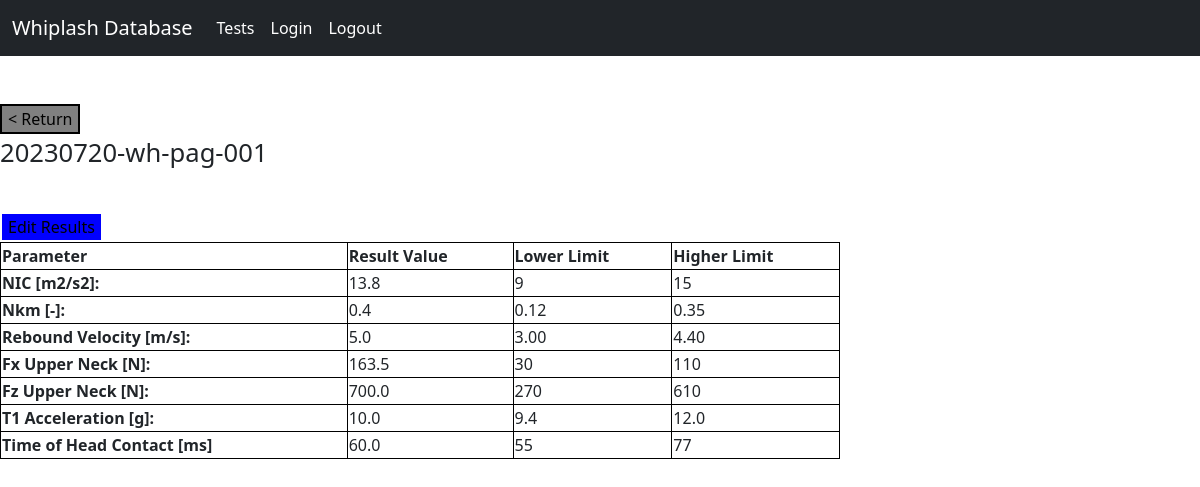
/test/1 (signed in), run on an earlier commit of the app's database.
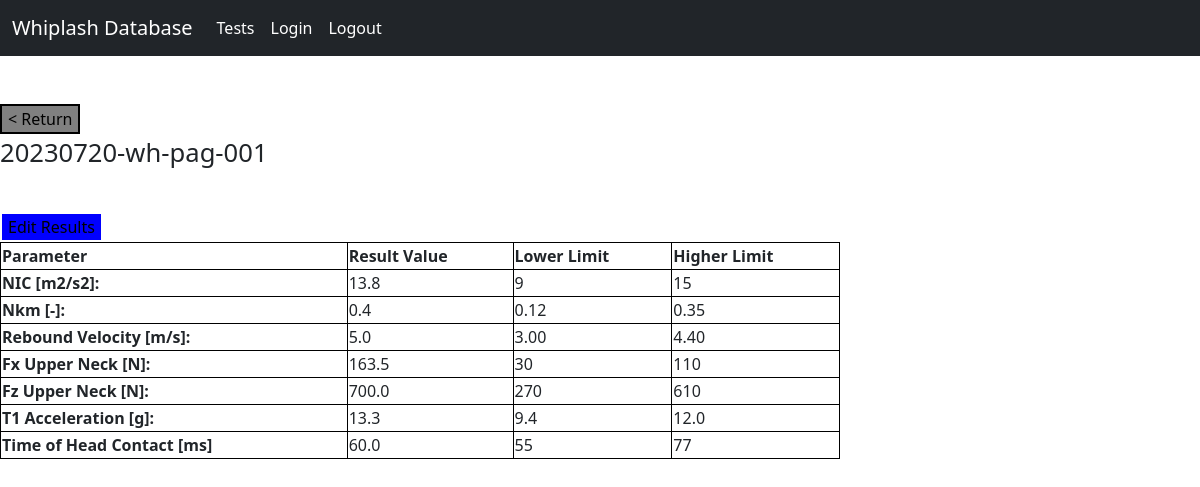
And on a later commit of the database.
### models.py (models this page shows, shortened)
class Test(db.Model):
    id = db.Column(db.Integer, primary_key=True)
    label = db.Column(db.String(128), index=True, unique=True)
    sample_id = db.Column(db.Integer, db.ForeignKey('sample.id'))
    pulse_id = db.Column(db.Integer, db.ForeignKey('pulse.id'))
    result_id = db.Column(db.Integer, db.ForeignKey('result.id'))

class Result(db.Model):
    id = db.Column(db.Integer, primary_key=True)
    NIC = db.Column(db.Float, index=False, unique=False)
    Nkm = db.Column(db.Float, index=False, unique=False)
    rebound_velocity = db.Column(db.Float, index=False, unique=False)
    Fx_upper_neck = db.Column(db.Float, index=False, unique=False)
    Fz_upper_neck = db.Column(db.Float, index=False, unique=False)
    T1_acceleration = db.Column(db.Float, index=False, unique=False)
    time_head_contact = db.Column(db.Float, index=False, unique=False)
    test = db.relationship("Test", backref='result_data', lazy='dynamic')

### routes.py (the view)
@app.route('/test/<int:id>', methods=['GET', 'POST'])
@login_required
def test(id):
    test_data = Test.query.get(id)
    result_data = Result.query.get(id)
    pulse_data = Pulse.query.get(Test.query.get(id).pulse_id)
    return render_template('result.html', template_test=test_data, template_result=result_data,
                           template_pulse=pulse_data)

### routes.py (called while the page is built)
@login_manager.user_loader
def load_user(user_id):
    return User.query.get(int(user_id))

### templates/result.html (shortened to what this page needs)
{% extends "base.html"  %}
{%block content%}
    <br>
    <div>
        <a href="{{url_for('profile')}}"> <button class="button button1"> < Return </button> </a>
        <p style="font-size:160%;"> {{template_test.label}} </p>
    </div>
    <br>
    <div>
    <a href="{{url_for('update', id=template_result.id) }}"> <button class="button button2">Edit Results</button> </a>
    </div>
    {% if template_pulse.severity == 'Low' %}
        <table style="width:70%">
            <tr>
                <th>Parameter</th>
                <th>Result Value</th>
                <th>Lower Limit</th>
                <th>Higher Limit</th>
            </tr>
            <tr>
                <th> NIC [m2/s2]: </th>
                <td> {{template_result.NIC}} </td>
                <td> 9 </td>
                <td> 15 </td>
            </tr>
            <tr>
                <th> Nkm [-]: </th>
                <td> {{template_result.Nkm}} </td>
                <td> 0.12 </td>
                <td> 0.35 </td>
            </tr>
            <tr>
                <th> Rebound Velocity [m/s]: </th>
                <td> {{template_result.rebound_velocity}} </td>
                <td> 3.00 </td>
                <td> 4.40 </td>
            </tr>
            <tr>
                <th> Fx Upper Neck [N]: </th>
                <td> {{template_result.Fx_upper_neck}} </td>
                <td> 30 </td>
                <td> 110 </td>
            </tr>
            <tr>
                <th> Fz Upper Neck [N]: </th>
                <td> {{template_result.Fz_upper_neck}} </td>
                <td> 270 </td>
                <td> 610 </td>
            </tr>
            <tr>
                <th> T1 Acceleration [g]: </th>
                <td> {{template_result.T1_acceleration}} </td>
                <td> 9.4 </td>
                <td> 12.0 </td>
            </tr>
            <tr>
                <th> Time of Head Contact [ms] </th>
                <td> {{template_result.time_head_contact}} </td>
                <td> 55 </td>
                <td> 77 </td>
            </tr>
        </table>
    {% endif %}
{%endblock%}

### templates/base.html (shortened to what this page needs)
<!DOCTYPE html>
<!doctype html>
<html lang="en">
  <head>
    <link href="https://cdn.jsdelivr.net/npm/bootstrap@5.0.2/dist/css/bootstrap.min.css" rel="stylesheet">
  </head>
  <body>
    {% include 'navbar.html' %}
    <div>
      {% block content %}
      {% endblock %}
    </div>
  </body>
</html>

### templates/navbar.html (shortened to what this page needs)
<nav class="navbar navbar-expand-lg navbar-dark bg-dark">
  <div class="container-fluid">
    <a class="navbar-brand" href="/">Whiplash Database </a>
    <div class="collapse navbar-collapse" id="navbarSupportedContent">
      <ul class="navbar-nav me-auto mb-2 mb-lg-0">
        <li class="nav-item">
          <a class="nav-link active" aria-current="page" href="/profile"> Tests </a>
        </li>
        <li class="nav-item">
          <a class="nav-link active" aria-current="page" href="/login"> Login </a>
        </li>
        <li class="nav-item">
          <a class="nav-link active" aria-current="page" href="/logout"> Logout </a>
        </li>
      </ul>
    </div>
  </div>
</nav>

### templates/result.html (style rules this page uses)
table, th, td { border:1px solid black; }
.button1 { background-color: grey; color: black; border: 2px solid black; }
.button2 { background-color: blue; color: black; border: 2px solid white; }

What changed in the data, as far as the page shows it:
changed Result: T1_acceleration "10.0" → "13.3"
